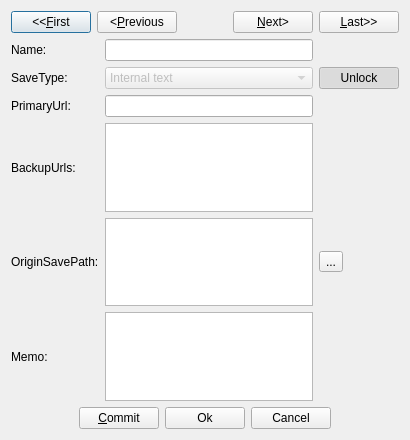
<?xml version="1.0" encoding="UTF-8"?>
<ui version="4.0">
 <class>GameInfo</class>
 <widget class="QDialog" name="GameInfo">
  <property name="geometry">
   <rect>
    <x>0</x>
    <y>0</y>
    <width>410</width>
    <height>440</height>
   </rect>
  </property>
  <property name="windowTitle">
   <string>GameInfo</string>
  </property>
  <property name="locale">
   <locale language="C" country="AnyCountry"/>
  </property>
  <layout class="QVBoxLayout" name="verticalLayout">
   <item>
    <layout class="QHBoxLayout" name="horizontalLayout_GameInfo_Iterator">
     <item>
      <widget class="QPushButton" name="pushButton_GameInfo_First">
       <property name="text">
        <string>&lt;&lt;&amp;First</string>
       </property>
      </widget>
     </item>
     <item>
      <widget class="QPushButton" name="pushButton_GameInfo_Previous">
       <property name="text">
        <string>&lt;&amp;Previous</string>
       </property>
      </widget>
     </item>
     <item>
      <spacer name="horizontalSpacer_GameInfo_Iterator">
       <property name="orientation">
        <enum>Qt::Horizontal</enum>
       </property>
       <property name="sizeHint" stdset="0">
        <size>
         <width>40</width>
         <height>20</height>
        </size>
       </property>
      </spacer>
     </item>
     <item>
      <widget class="QPushButton" name="pushButton_GameInfo_Next">
       <property name="text">
        <string>&amp;Next&gt;</string>
       </property>
      </widget>
     </item>
     <item>
      <widget class="QPushButton" name="pushButton_GameInfo_Last">
       <property name="text">
        <string>&amp;Last&gt;&gt;</string>
       </property>
      </widget>
     </item>
    </layout>
   </item>
   <item>
    <layout class="QGridLayout" name="gridLayout_GameInfo_Content">
     <item row="1" column="1">
      <widget class="QComboBox" name="comboBox_GameInfo_SaveType">
       <property name="enabled">
        <bool>false</bool>
       </property>
       <property name="currentIndex">
        <number>1</number>
       </property>
       <item>
        <property name="text">
         <string>Internal binary</string>
        </property>
       </item>
       <item>
        <property name="text">
         <string>Internal text</string>
        </property>
       </item>
       <item>
        <property name="text">
         <string>Binary file</string>
        </property>
       </item>
       <item>
        <property name="text">
         <string>Text file</string>
        </property>
       </item>
       <item>
        <property name="text">
         <string>Multi file</string>
        </property>
       </item>
      </widget>
     </item>
     <item row="0" column="0">
      <widget class="QLabel" name="label_GameInfo_Name">
       <property name="text">
        <string>Name:</string>
       </property>
      </widget>
     </item>
     <item row="0" column="1">
      <widget class="QLineEdit" name="lineEdit_GameInfo_Name"/>
     </item>
     <item row="1" column="0">
      <widget class="QLabel" name="label_GameInfo_SaveType">
       <property name="text">
        <string>SaveType:</string>
       </property>
      </widget>
     </item>
     <item row="4" column="0">
      <widget class="QLabel" name="label_GameInfo_OriginSavePath">
       <property name="text">
        <string>OriginSavePath:</string>
       </property>
      </widget>
     </item>
     <item row="3" column="1">
      <widget class="QPlainTextEdit" name="plainTextEdit_GameInfo_BackupUrls"/>
     </item>
     <item row="2" column="0">
      <widget class="QLabel" name="label_GameInfo_PrimaryUrl">
       <property name="text">
        <string>PrimaryUrl:</string>
       </property>
      </widget>
     </item>
     <item row="2" column="1">
      <widget class="QLineEdit" name="lineEdit_GameInfo_PrimaryUrl"/>
     </item>
     <item row="3" column="0">
      <widget class="QLabel" name="label_GameInfo_BackupUrls">
       <property name="text">
        <string>BackupUrls:</string>
       </property>
      </widget>
     </item>
     <item row="4" column="1">
      <widget class="QPlainTextEdit" name="plainTextEdit_GameInfo_OriginSavePath"/>
     </item>
     <item row="5" column="0">
      <widget class="QLabel" name="label_GameInfo_Memo">
       <property name="text">
        <string>Memo:</string>
       </property>
      </widget>
     </item>
     <item row="5" column="1">
      <widget class="QPlainTextEdit" name="plainTextEdit_GameInfo_Memo"/>
     </item>
     <item row="4" column="2">
      <widget class="QToolButton" name="toolButton_GameInfo_OriginSavePath">
       <property name="text">
        <string>...</string>
       </property>
      </widget>
     </item>
     <item row="1" column="2">
      <widget class="QPushButton" name="pushButton_GameInfo_Lock">
       <property name="text">
        <string>Unlock</string>
       </property>
       <property name="checkable">
        <bool>true</bool>
       </property>
       <property name="checked">
        <bool>true</bool>
       </property>
      </widget>
     </item>
    </layout>
   </item>
   <item>
    <layout class="QHBoxLayout" name="horizontalLayout_GameInfo_Bottom">
     <item>
      <spacer name="horizontalSpacer_GameInfo_BottomLeft">
       <property name="orientation">
        <enum>Qt::Horizontal</enum>
       </property>
       <property name="sizeHint" stdset="0">
        <size>
         <width>40</width>
         <height>20</height>
        </size>
       </property>
      </spacer>
     </item>
     <item>
      <widget class="QPushButton" name="pushButton_GameInfo_Commit">
       <property name="text">
        <string>&amp;Commit</string>
       </property>
      </widget>
     </item>
     <item>
      <widget class="QPushButton" name="pushButton_GameInfo_Ok">
       <property name="text">
        <string>Ok</string>
       </property>
      </widget>
     </item>
     <item>
      <widget class="QPushButton" name="pushButton_GameInfo_Cancel">
       <property name="text">
        <string>Cancel</string>
       </property>
      </widget>
     </item>
     <item>
      <spacer name="horizontalSpacer_GameInfo_BottomRight">
       <property name="orientation">
        <enum>Qt::Horizontal</enum>
       </property>
       <property name="sizeHint" stdset="0">
        <size>
         <width>40</width>
         <height>20</height>
        </size>
       </property>
      </spacer>
     </item>
    </layout>
   </item>
  </layout>
 </widget>
 <resources/>
 <connections/>
</ui>
